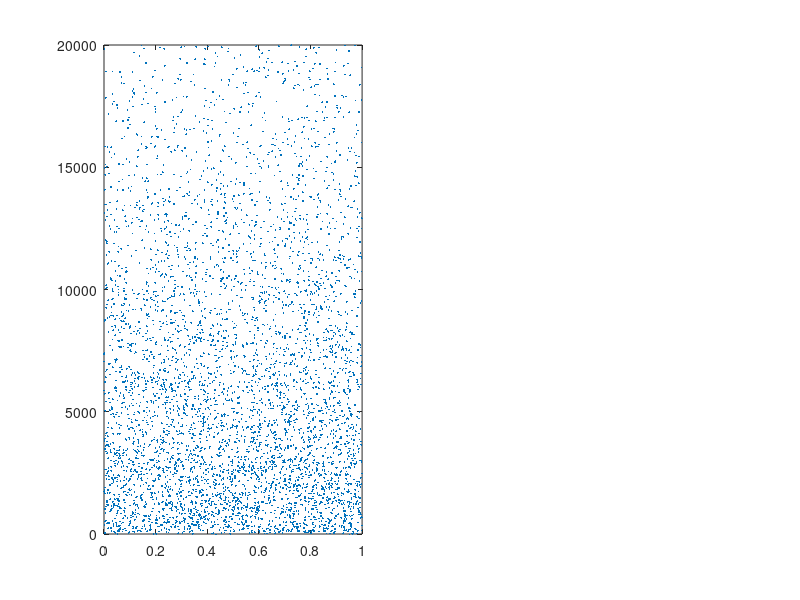

MATLAB code for this plot: (Note: this script raises an error after producing the figure.)
clear all
format compact
format short
npoints=5000
hmax=20000
p0=1013.25
M =0.0289644 % kg/mol
R=8.3144598 % J/(mol·K)
T=290 % K
g=9.81;
h=linspace(0,hmax,hmax);
p=p0*exp(-M*g/(R*T)*h);
figure(1)
clf
subplot(1,3,1)
n=0
while n<npoints
  htest=hmax*rand;
  xtest=rand;
  p=exp(-M*g/(R*T)*htest);
%  p=1-exp(-M*g/(R*T)*htest);
  if (rand<p)
    n=n+1;
    hvec(n)=htest;
    xvec(n)=xtest;
  end
end  
plot(xvec,hvec,'.','Markersize',4)
xlabel('Distribution')
 subplot(1,3,2)
    [pn,xbin]=hist(hvec,[0:25:hmax]);
    stairs(pn,xbin)
      xlabel('Relative frequency')

  subplot(1,3,3)
  hvecp=[0:hmax]
  pvec=p0*exp(-M*g/(R*T)*hvecp);
  plot(pvec,hvecp)
  xlabel('Atmospheric pressure')
%  print -depsc ThreePlotsDistFreqPre.eps
%return
clf 
%mcsteps=npoints*10
mcsteps=npoints*10%.01
trials=0
accept=0
tried=0;
for imcsteps=1:mcsteps/50
  imcsteps
  for innermc=1:5000  
    iselect=round(npoints*rand+0.5);
    trials=trials+1;
    h_old=hvec(iselect);
%    deltah=100*(rand-.5);
    deltah=100*(rand-.5);
    htest=h_old+deltah;
%    htest=hmax*rand
    p=exp(-M*g/(R*T)*(htest-hvec(iselect)));
    tried=tried+1;
    htestvec(tried)=htest;
    if rand < p
      accept=accept+1;
      hvec(iselect)=htest;
      xvec(iselect)=rand;
    end
  end
  clf
  subplot(1,2,1)
  plot(xvec,hvec,'.','Markersize',4)
  axis([0 1 0 hmax])
  yticks([0:5000:20000])
  yticklabels(['    0'
               ' 5000'
               '10000'
               '15000' 
               '20000'])
  ylabel('h [m]')

    subplot(1,2,2)
    hold on
    plot(pvec,hvecp)
% This histogram is rubbish in the first and last bin.
% which have only half of the entries:
    [pn,xbin]=hist(hvec,[0:250:hmax]);
% This is the better normalization    
    stairs(pn*max(pvec)/(0.5*(pn(2)+pn(3))),xbin)
    legend(' Atmospheric \newline pressure',' Relative \newline frequency')
    legend box off
    yticklabels([])
    axis([0 1200 0 hmax ])
    drawnow
end
acceptance_rate=accept/trials

figure(2)
subplot(4,1,1)
 stem(htestvec,1+0*htestvec,'Linewidth',0.01)
   yticks([])
   xticks([0:5000:20000])
  xticklabels(['    0'
               ' 5000'
               '10000'
               '15000' 
               '20000'])

print -depsc tried_states_imp_samp.eps 
return 
